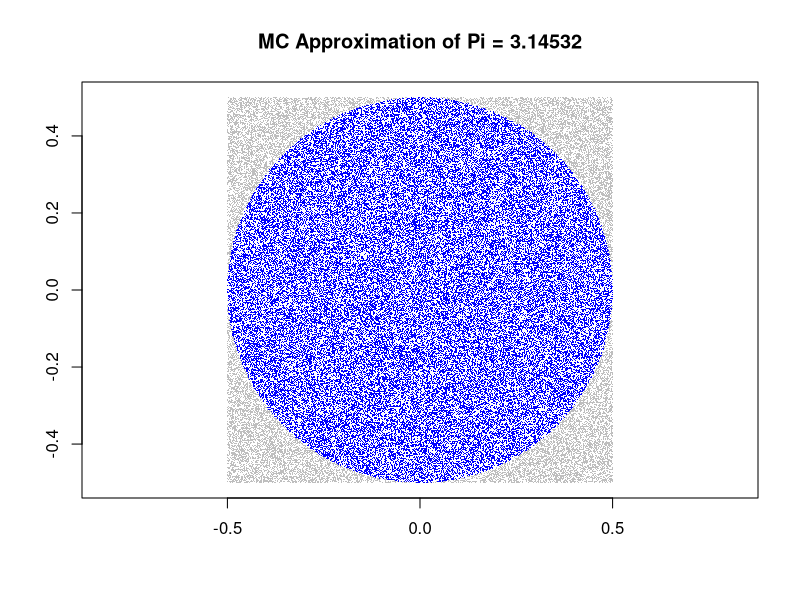

Recreate this plot in R. (Note: this script raises an error after producing the figure.)
runs <- 100000
sims <- rnorm(runs,mean=1,sd=10)
mc.integral <- sum(sims >= 3 & sims <= 6)/runs
mc.integral 



runs <- 100000
#runif samples from a uniform distribution
xs <- runif(runs,min=-0.5,max=0.5)
ys <- runif(runs,min=-0.5,max=0.5)
in.circle <- xs^2 + ys^2 <= 0.5^2
mc.pi <- (sum(in.circle)/runs)*4
plot(xs,ys,pch='.',col=ifelse(in.circle,"blue","grey")
     ,xlab='',ylab='',asp=1,
     main=paste("MC Approximation of Pi =",mc.pi))

Änderung